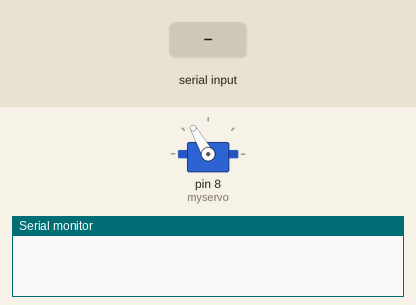
Bench run of a sketch on a simulated Arduino Uno, built with avr-gcc and run on an emulated ATmega328P. On the bench: servo, the last lines printed to the serial monitor. Inputs (shaded band) come from the test bench.

Above: at 3.2 s.
3.3 s: "2" received over Serial
At 3.45 s:
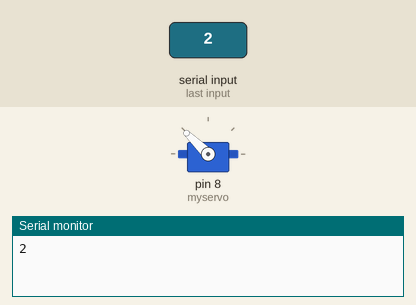
Timing chart, 0 to 6.3 s (numbered marks = the images above; inputs shaded):
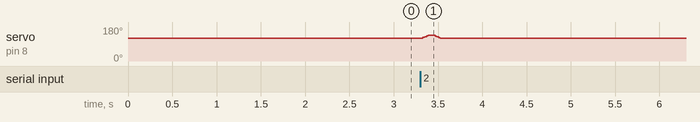

The sketch:

Jump_one_Jump.ino
```cpp
#include <Servo.h>

Servo myservo;

int char_to_int(char i)
{
  switch(i)
  {
  case '0':return 0;
  case '1':return 1;
  case '2':return 2;
  case '3':return 3;
  case '4':return 4;
  case '5':return 5;
  case '6':return 6;
  case '7':return 7;
  case '8':return 8;
  case '9':return 9;
  default: return 0;
  }
}

void setup() {
  // put your setup code here, to run once:
  Serial.begin(9600);
  pinMode(8,OUTPUT);
  myservo.attach(8);
  myservo.write(120);
  delay(2000);
}

void loop() {
  // put your main code here, to run repeatedly:
  char a,b,c;
  int i;
  while(!Serial.available());//等待数据
  if(Serial.available())
  {
    a=Serial.read();
    delay(3);
  }
  if(Serial.available())
  {
    b=Serial.read();
    delay(3);
  }
  if(Serial.available())
  {
    c=Serial.read();
    delay(3);
  }
  if(b==0)
  {
    i=char_to_int(a);
    Serial.println(i,DEC);
  }

  else if(c==0)
  {
    i=char_to_int(a)*10+char_to_int(b);
    Serial.println(i,DEC);
  }
  else
  {
    i=char_to_int(a)*100+char_to_int(b)*10+char_to_int(c);
    Serial.println(i,DEC);
  }
  i=i*23;
  for(int j=120;j<=137;j++)
  {
    myservo.write(j);
    delay(5);
  }
  delay(i);
  for(int j=137;j>=120;j--)
  {
    myservo.write(j);
    delay(5);
  }
}
```

Measured:
- after the input at 3.3 s, servo on pin 8 (myservo): rises from 120° to 137° in 0.08 s, then falls to 120° in 0.14 s
